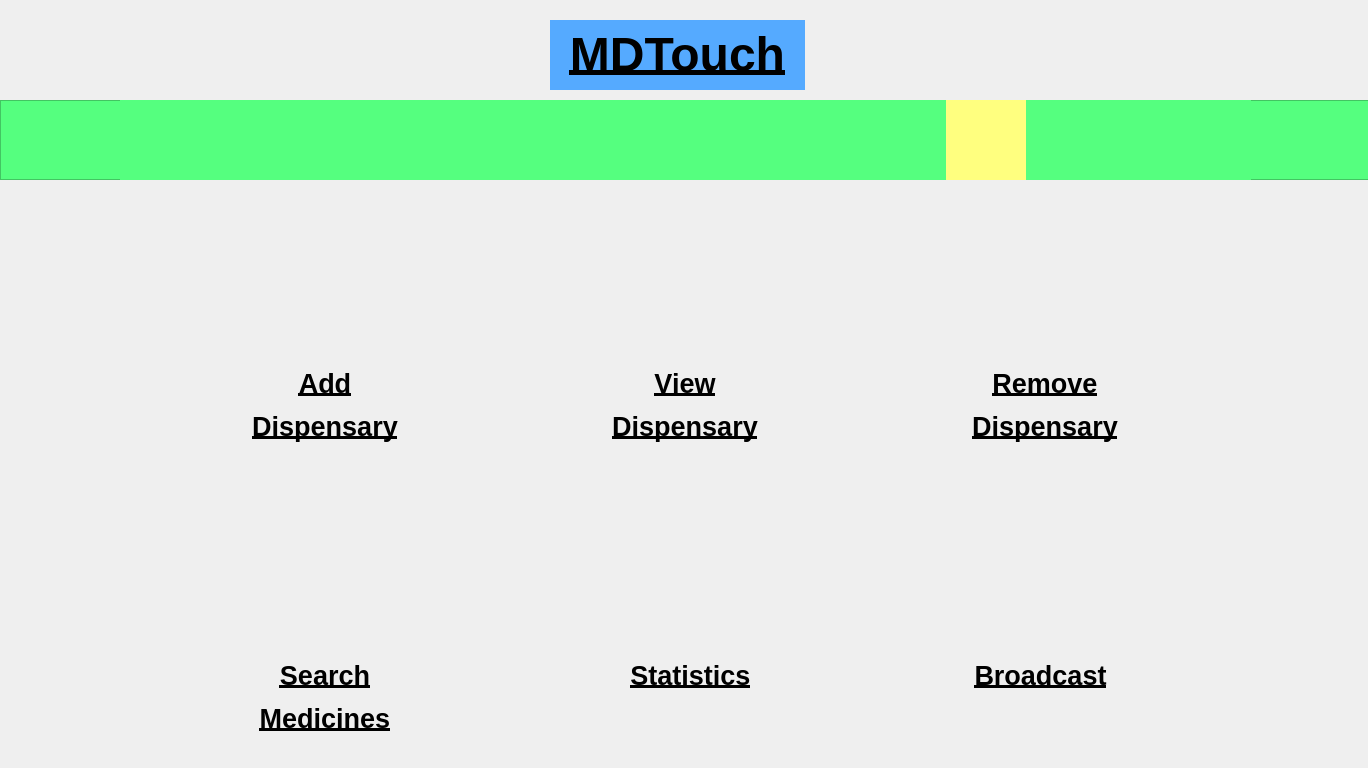
<?xml version="1.0" encoding="UTF-8"?>
<ui version="4.0">
 <class>Dispensary</class>
 <widget class="QMainWindow" name="Dispensary">
  <property name="geometry">
   <rect>
    <x>0</x>
    <y>0</y>
    <width>1368</width>
    <height>768</height>
   </rect>
  </property>
  <property name="windowTitle">
   <string>MainWindow</string>
  </property>
  <widget class="QWidget" name="centralwidget">
   <widget class="QLabel" name="addDispensaryLabel">
    <property name="geometry">
     <rect>
      <x>250</x>
      <y>360</y>
      <width>150</width>
      <height>90</height>
     </rect>
    </property>
    <property name="sizePolicy">
     <sizepolicy hsizetype="Fixed" vsizetype="Fixed">
      <horstretch>0</horstretch>
      <verstretch>0</verstretch>
     </sizepolicy>
    </property>
    <property name="text">
     <string>&lt;html&gt;&lt;head/&gt;&lt;body&gt;&lt;p align=&quot;center&quot;&gt;&lt;span style=&quot; font-size:20pt; font-weight:600; text-decoration: underline;&quot;&gt;Add&lt;/span&gt;&lt;/p&gt;&lt;p align=&quot;center&quot;&gt;&lt;span style=&quot; font-size:20pt; font-weight:600; text-decoration: underline;&quot;&gt;Dispensary&lt;/span&gt;&lt;/p&gt;&lt;/body&gt;&lt;/html&gt;</string>
    </property>
   </widget>
   <widget class="QLabel" name="viewDispensaryLabel">
    <property name="geometry">
     <rect>
      <x>610</x>
      <y>360</y>
      <width>150</width>
      <height>90</height>
     </rect>
    </property>
    <property name="sizePolicy">
     <sizepolicy hsizetype="Fixed" vsizetype="Fixed">
      <horstretch>0</horstretch>
      <verstretch>0</verstretch>
     </sizepolicy>
    </property>
    <property name="text">
     <string>&lt;html&gt;&lt;head/&gt;&lt;body&gt;&lt;p align=&quot;center&quot;&gt;&lt;span style=&quot; font-size:20pt; font-weight:600; text-decoration: underline;&quot;&gt;View&lt;/span&gt;&lt;/p&gt;&lt;p align=&quot;center&quot;&gt;&lt;span style=&quot; font-size:20pt; font-weight:600; text-decoration: underline;&quot;&gt;Dispensary&lt;/span&gt;&lt;/p&gt;&lt;/body&gt;&lt;/html&gt;</string>
    </property>
   </widget>
   <widget class="QWidget" name="horizontalLayoutWidget">
    <property name="geometry">
     <rect>
      <x>40</x>
      <y>230</y>
      <width>1291</width>
      <height>151</height>
     </rect>
    </property>
    <layout class="QHBoxLayout" name="horizontalLayout">
     <item>
      <widget class="QPushButton" name="addDispensary">
       <property name="maximumSize">
        <size>
         <width>120</width>
         <height>120</height>
        </size>
       </property>
       <property name="styleSheet">
        <string notr="true">border:none;</string>
       </property>
       <property name="text">
        <string/>
       </property>
       <property name="icon">
        <iconset>
         <normaloff>../MdTouch/Images/add_dispensary.png</normaloff>../MdTouch/Images/add_dispensary.png</iconset>
       </property>
       <property name="iconSize">
        <size>
         <width>100</width>
         <height>100</height>
        </size>
       </property>
      </widget>
     </item>
     <item>
      <widget class="QPushButton" name="viewDispensary">
       <property name="sizePolicy">
        <sizepolicy hsizetype="Fixed" vsizetype="Fixed">
         <horstretch>0</horstretch>
         <verstretch>0</verstretch>
        </sizepolicy>
       </property>
       <property name="maximumSize">
        <size>
         <width>120</width>
         <height>120</height>
        </size>
       </property>
       <property name="styleSheet">
        <string notr="true">border:none;</string>
       </property>
       <property name="text">
        <string/>
       </property>
       <property name="icon">
        <iconset>
         <normaloff>../MdTouch/Images/search_dispensary.png</normaloff>../MdTouch/Images/search_dispensary.png</iconset>
       </property>
       <property name="iconSize">
        <size>
         <width>100</width>
         <height>100</height>
        </size>
       </property>
      </widget>
     </item>
     <item>
      <widget class="QPushButton" name="removeDispensary">
       <property name="maximumSize">
        <size>
         <width>120</width>
         <height>120</height>
        </size>
       </property>
       <property name="styleSheet">
        <string notr="true">border:none;</string>
       </property>
       <property name="text">
        <string/>
       </property>
       <property name="icon">
        <iconset>
         <normaloff>../MdTouch/Images/remove_dispensary.png</normaloff>../MdTouch/Images/remove_dispensary.png</iconset>
       </property>
       <property name="iconSize">
        <size>
         <width>100</width>
         <height>100</height>
        </size>
       </property>
      </widget>
     </item>
    </layout>
   </widget>
   <widget class="QLabel" name="title">
    <property name="geometry">
     <rect>
      <x>550</x>
      <y>20</y>
      <width>255</width>
      <height>70</height>
     </rect>
    </property>
    <property name="sizePolicy">
     <sizepolicy hsizetype="Fixed" vsizetype="Fixed">
      <horstretch>0</horstretch>
      <verstretch>0</verstretch>
     </sizepolicy>
    </property>
    <property name="minimumSize">
     <size>
      <width>0</width>
      <height>50</height>
     </size>
    </property>
    <property name="maximumSize">
     <size>
      <width>400</width>
      <height>70</height>
     </size>
    </property>
    <property name="styleSheet">
     <string notr="true">background-color: rgb(85, 170, 255);</string>
    </property>
    <property name="text">
     <string>&lt;!DOCTYPE HTML PUBLIC &quot;-//W3C//DTD HTML 4.0//EN&quot; &quot;http://www.w3.org/TR/REC-html40/strict.dtd&quot;&gt;
&lt;html&gt;&lt;head&gt;&lt;meta name=&quot;qrichtext&quot; content=&quot;1&quot; /&gt;&lt;style type=&quot;text/css&quot;&gt;
p, li { white-space: pre-wrap; }
&lt;/style&gt;&lt;/head&gt;&lt;body style=&quot; font-family:'MS Shell Dlg 2'; font-size:8pt; font-weight:400; font-style:normal;&quot;&gt;
&lt;p align=&quot;center&quot; style=&quot; margin-top:12px; margin-bottom:12px; margin-left:0px; margin-right:0px; -qt-block-indent:0; text-indent:0px;&quot;&gt;&lt;span style=&quot; font-size:36pt; font-weight:600; text-decoration: underline;&quot;&gt;MDTouch&lt;/span&gt;&lt;/p&gt;&lt;/body&gt;&lt;/html&gt;</string>
    </property>
   </widget>
   <widget class="QPushButton" name="logout">
    <property name="geometry">
     <rect>
      <x>1240</x>
      <y>10</y>
      <width>101</width>
      <height>91</height>
     </rect>
    </property>
    <property name="styleSheet">
     <string notr="true">border:none;</string>
    </property>
    <property name="text">
     <string/>
    </property>
    <property name="icon">
     <iconset>
      <normaloff>../MdTouch/Images/logout.jpg</normaloff>../MdTouch/Images/logout.jpg</iconset>
    </property>
    <property name="iconSize">
     <size>
      <width>80</width>
      <height>80</height>
     </size>
    </property>
   </widget>
   <widget class="QFrame" name="frame">
    <property name="geometry">
     <rect>
      <x>0</x>
      <y>100</y>
      <width>1371</width>
      <height>80</height>
     </rect>
    </property>
    <property name="styleSheet">
     <string notr="true">background-color: rgb(85, 255, 127);</string>
    </property>
    <property name="frameShape">
     <enum>QFrame::StyledPanel</enum>
    </property>
    <property name="frameShadow">
     <enum>QFrame::Raised</enum>
    </property>
    <widget class="QWidget" name="horizontalLayoutWidget_3">
     <property name="geometry">
      <rect>
       <x>120</x>
       <y>0</y>
       <width>1131</width>
       <height>80</height>
      </rect>
     </property>
     <layout class="QHBoxLayout" name="horizontalLayout_4">
      <item>
       <widget class="QPushButton" name="hospitals">
        <property name="maximumSize">
         <size>
          <width>80</width>
          <height>80</height>
         </size>
        </property>
        <property name="styleSheet">
         <string notr="true">border:none;</string>
        </property>
        <property name="text">
         <string/>
        </property>
        <property name="icon">
         <iconset>
          <normaloff>../MdTouch/Images/hospital.png</normaloff>../MdTouch/Images/hospital.png</iconset>
        </property>
        <property name="iconSize">
         <size>
          <width>50</width>
          <height>50</height>
         </size>
        </property>
       </widget>
      </item>
      <item>
       <widget class="QPushButton" name="events">
        <property name="maximumSize">
         <size>
          <width>80</width>
          <height>80</height>
         </size>
        </property>
        <property name="styleSheet">
         <string notr="true">border:none;</string>
        </property>
        <property name="text">
         <string/>
        </property>
        <property name="icon">
         <iconset>
          <normaloff>../MdTouch/Images/event.jpg</normaloff>../MdTouch/Images/event.jpg</iconset>
        </property>
        <property name="iconSize">
         <size>
          <width>50</width>
          <height>50</height>
         </size>
        </property>
       </widget>
      </item>
      <item>
       <widget class="QPushButton" name="bloodBank">
        <property name="maximumSize">
         <size>
          <width>80</width>
          <height>80</height>
         </size>
        </property>
        <property name="styleSheet">
         <string notr="true">border:none;</string>
        </property>
        <property name="text">
         <string/>
        </property>
        <property name="icon">
         <iconset>
          <normaloff>../MdTouch/Images/bloodbank.png</normaloff>../MdTouch/Images/bloodbank.png</iconset>
        </property>
        <property name="iconSize">
         <size>
          <width>50</width>
          <height>50</height>
         </size>
        </property>
       </widget>
      </item>
      <item>
       <widget class="QPushButton" name="testCenters">
        <property name="maximumSize">
         <size>
          <width>80</width>
          <height>80</height>
         </size>
        </property>
        <property name="styleSheet">
         <string notr="true">border:none;</string>
        </property>
        <property name="text">
         <string/>
        </property>
        <property name="icon">
         <iconset>
          <normaloff>../MdTouch/Images/test_2.png</normaloff>../MdTouch/Images/test_2.png</iconset>
        </property>
        <property name="iconSize">
         <size>
          <width>50</width>
          <height>50</height>
         </size>
        </property>
       </widget>
      </item>
      <item>
       <widget class="QPushButton" name="doctors">
        <property name="maximumSize">
         <size>
          <width>80</width>
          <height>80</height>
         </size>
        </property>
        <property name="styleSheet">
         <string notr="true">border:none;</string>
        </property>
        <property name="text">
         <string/>
        </property>
        <property name="icon">
         <iconset>
          <normaloff>../MdTouch/Images/doctor.png</normaloff>../MdTouch/Images/doctor.png</iconset>
        </property>
        <property name="iconSize">
         <size>
          <width>50</width>
          <height>50</height>
         </size>
        </property>
       </widget>
      </item>
      <item>
       <widget class="QPushButton" name="dispensary">
        <property name="maximumSize">
         <size>
          <width>80</width>
          <height>80</height>
         </size>
        </property>
        <property name="styleSheet">
         <string notr="true">background-color: rgb(255, 255, 127);
border:none;</string>
        </property>
        <property name="text">
         <string/>
        </property>
        <property name="icon">
         <iconset>
          <normaloff>../MdTouch/Images/dispensary.png</normaloff>../MdTouch/Images/dispensary.png</iconset>
        </property>
        <property name="iconSize">
         <size>
          <width>50</width>
          <height>50</height>
         </size>
        </property>
       </widget>
      </item>
      <item>
       <widget class="QPushButton" name="emergency">
        <property name="maximumSize">
         <size>
          <width>80</width>
          <height>80</height>
         </size>
        </property>
        <property name="styleSheet">
         <string notr="true">border:none;</string>
        </property>
        <property name="text">
         <string/>
        </property>
        <property name="icon">
         <iconset>
          <normaloff>../MdTouch/Images/ambulance.png</normaloff>../MdTouch/Images/ambulance.png</iconset>
        </property>
        <property name="iconSize">
         <size>
          <width>50</width>
          <height>50</height>
         </size>
        </property>
       </widget>
      </item>
     </layout>
    </widget>
   </widget>
   <widget class="QLabel" name="broadcastLabel">
    <property name="geometry">
     <rect>
      <x>960</x>
      <y>660</y>
      <width>161</width>
      <height>61</height>
     </rect>
    </property>
    <property name="sizePolicy">
     <sizepolicy hsizetype="Fixed" vsizetype="Fixed">
      <horstretch>0</horstretch>
      <verstretch>0</verstretch>
     </sizepolicy>
    </property>
    <property name="text">
     <string>&lt;html&gt;&lt;head/&gt;&lt;body&gt;&lt;p align=&quot;center&quot;&gt;&lt;span style=&quot; font-size:20pt; font-weight:600; text-decoration: underline;&quot;&gt;Broadcast&lt;/span&gt;&lt;/p&gt;&lt;/body&gt;&lt;/html&gt;</string>
    </property>
    <property name="alignment">
     <set>Qt::AlignLeading|Qt::AlignLeft|Qt::AlignTop</set>
    </property>
   </widget>
   <widget class="QWidget" name="horizontalLayoutWidget_2">
    <property name="geometry">
     <rect>
      <x>40</x>
      <y>520</y>
      <width>1291</width>
      <height>161</height>
     </rect>
    </property>
    <layout class="QHBoxLayout" name="horizontalLayout_2">
     <item>
      <widget class="QPushButton" name="searchMedicines">
       <property name="sizePolicy">
        <sizepolicy hsizetype="Fixed" vsizetype="Fixed">
         <horstretch>0</horstretch>
         <verstretch>0</verstretch>
        </sizepolicy>
       </property>
       <property name="maximumSize">
        <size>
         <width>120</width>
         <height>120</height>
        </size>
       </property>
       <property name="styleSheet">
        <string notr="true">border:none;</string>
       </property>
       <property name="text">
        <string/>
       </property>
       <property name="icon">
        <iconset>
         <normaloff>../MdTouch/Images/search_medicines.png</normaloff>../MdTouch/Images/search_medicines.png</iconset>
       </property>
       <property name="iconSize">
        <size>
         <width>100</width>
         <height>100</height>
        </size>
       </property>
      </widget>
     </item>
     <item>
      <widget class="QPushButton" name="statistics">
       <property name="sizePolicy">
        <sizepolicy hsizetype="Fixed" vsizetype="Fixed">
         <horstretch>0</horstretch>
         <verstretch>0</verstretch>
        </sizepolicy>
       </property>
       <property name="maximumSize">
        <size>
         <width>120</width>
         <height>120</height>
        </size>
       </property>
       <property name="styleSheet">
        <string notr="true">border:none;</string>
       </property>
       <property name="text">
        <string/>
       </property>
       <property name="icon">
        <iconset>
         <normaloff>../MdTouch/Images/event_statistics.png</normaloff>../MdTouch/Images/event_statistics.png</iconset>
       </property>
       <property name="iconSize">
        <size>
         <width>100</width>
         <height>100</height>
        </size>
       </property>
      </widget>
     </item>
     <item>
      <widget class="QPushButton" name="broadcast">
       <property name="sizePolicy">
        <sizepolicy hsizetype="Fixed" vsizetype="Fixed">
         <horstretch>0</horstretch>
         <verstretch>0</verstretch>
        </sizepolicy>
       </property>
       <property name="maximumSize">
        <size>
         <width>120</width>
         <height>120</height>
        </size>
       </property>
       <property name="styleSheet">
        <string notr="true">border:none;</string>
       </property>
       <property name="text">
        <string/>
       </property>
       <property name="icon">
        <iconset>
         <normaloff>../MdTouch/Images/broadcast.png</normaloff>../MdTouch/Images/broadcast.png</iconset>
       </property>
       <property name="iconSize">
        <size>
         <width>100</width>
         <height>100</height>
        </size>
       </property>
      </widget>
     </item>
    </layout>
   </widget>
   <widget class="QPushButton" name="back">
    <property name="geometry">
     <rect>
      <x>30</x>
      <y>0</y>
      <width>101</width>
      <height>100</height>
     </rect>
    </property>
    <property name="styleSheet">
     <string notr="true">border:none;</string>
    </property>
    <property name="text">
     <string/>
    </property>
    <property name="icon">
     <iconset>
      <normaloff>../MdTouch/Images/back.png</normaloff>../MdTouch/Images/back.png</iconset>
    </property>
    <property name="iconSize">
     <size>
      <width>80</width>
      <height>80</height>
     </size>
    </property>
   </widget>
   <widget class="QLabel" name="removeDispensaryLabel">
    <property name="geometry">
     <rect>
      <x>970</x>
      <y>360</y>
      <width>150</width>
      <height>90</height>
     </rect>
    </property>
    <property name="sizePolicy">
     <sizepolicy hsizetype="Fixed" vsizetype="Fixed">
      <horstretch>0</horstretch>
      <verstretch>0</verstretch>
     </sizepolicy>
    </property>
    <property name="text">
     <string>&lt;html&gt;&lt;head/&gt;&lt;body&gt;&lt;p align=&quot;center&quot;&gt;&lt;span style=&quot; font-size:20pt; font-weight:600; text-decoration: underline;&quot;&gt;Remove&lt;/span&gt;&lt;/p&gt;&lt;p align=&quot;center&quot;&gt;&lt;span style=&quot; font-size:20pt; font-weight:600; text-decoration: underline;&quot;&gt;Dispensary&lt;/span&gt;&lt;/p&gt;&lt;/body&gt;&lt;/html&gt;</string>
    </property>
   </widget>
   <widget class="QLabel" name="statisticsLabel">
    <property name="geometry">
     <rect>
      <x>620</x>
      <y>660</y>
      <width>141</width>
      <height>41</height>
     </rect>
    </property>
    <property name="sizePolicy">
     <sizepolicy hsizetype="Fixed" vsizetype="Fixed">
      <horstretch>0</horstretch>
      <verstretch>0</verstretch>
     </sizepolicy>
    </property>
    <property name="text">
     <string>&lt;html&gt;&lt;head/&gt;&lt;body&gt;&lt;p align=&quot;center&quot;&gt;&lt;span style=&quot; font-size:20pt; font-weight:600; text-decoration: underline;&quot;&gt;Statistics&lt;/span&gt;&lt;/p&gt;&lt;/body&gt;&lt;/html&gt;</string>
    </property>
    <property name="alignment">
     <set>Qt::AlignLeading|Qt::AlignLeft|Qt::AlignTop</set>
    </property>
   </widget>
   <widget class="QLabel" name="searchMedicinesLabel">
    <property name="geometry">
     <rect>
      <x>250</x>
      <y>660</y>
      <width>150</width>
      <height>90</height>
     </rect>
    </property>
    <property name="sizePolicy">
     <sizepolicy hsizetype="Fixed" vsizetype="Fixed">
      <horstretch>0</horstretch>
      <verstretch>0</verstretch>
     </sizepolicy>
    </property>
    <property name="text">
     <string>&lt;html&gt;&lt;head/&gt;&lt;body&gt;&lt;p align=&quot;center&quot;&gt;&lt;span style=&quot; font-size:20pt; font-weight:600; text-decoration: underline;&quot;&gt;Search&lt;/span&gt;&lt;/p&gt;&lt;p align=&quot;center&quot;&gt;&lt;span style=&quot; font-size:20pt; font-weight:600; text-decoration: underline;&quot;&gt;Medicines&lt;/span&gt;&lt;/p&gt;&lt;/body&gt;&lt;/html&gt;</string>
    </property>
    <property name="alignment">
     <set>Qt::AlignLeading|Qt::AlignLeft|Qt::AlignTop</set>
    </property>
   </widget>
   <widget class="QPushButton" name="inbox">
    <property name="geometry">
     <rect>
      <x>1130</x>
      <y>0</y>
      <width>80</width>
      <height>80</height>
     </rect>
    </property>
    <property name="maximumSize">
     <size>
      <width>100</width>
      <height>100</height>
     </size>
    </property>
    <property name="styleSheet">
     <string notr="true">border:none;</string>
    </property>
    <property name="text">
     <string/>
    </property>
    <property name="icon">
     <iconset>
      <normaloff>../MdTouch/Images/inbox.png</normaloff>../MdTouch/Images/inbox.png</iconset>
    </property>
    <property name="iconSize">
     <size>
      <width>80</width>
      <height>80</height>
     </size>
    </property>
   </widget>
  </widget>
 </widget>
 <resources/>
 <connections/>
</ui>
